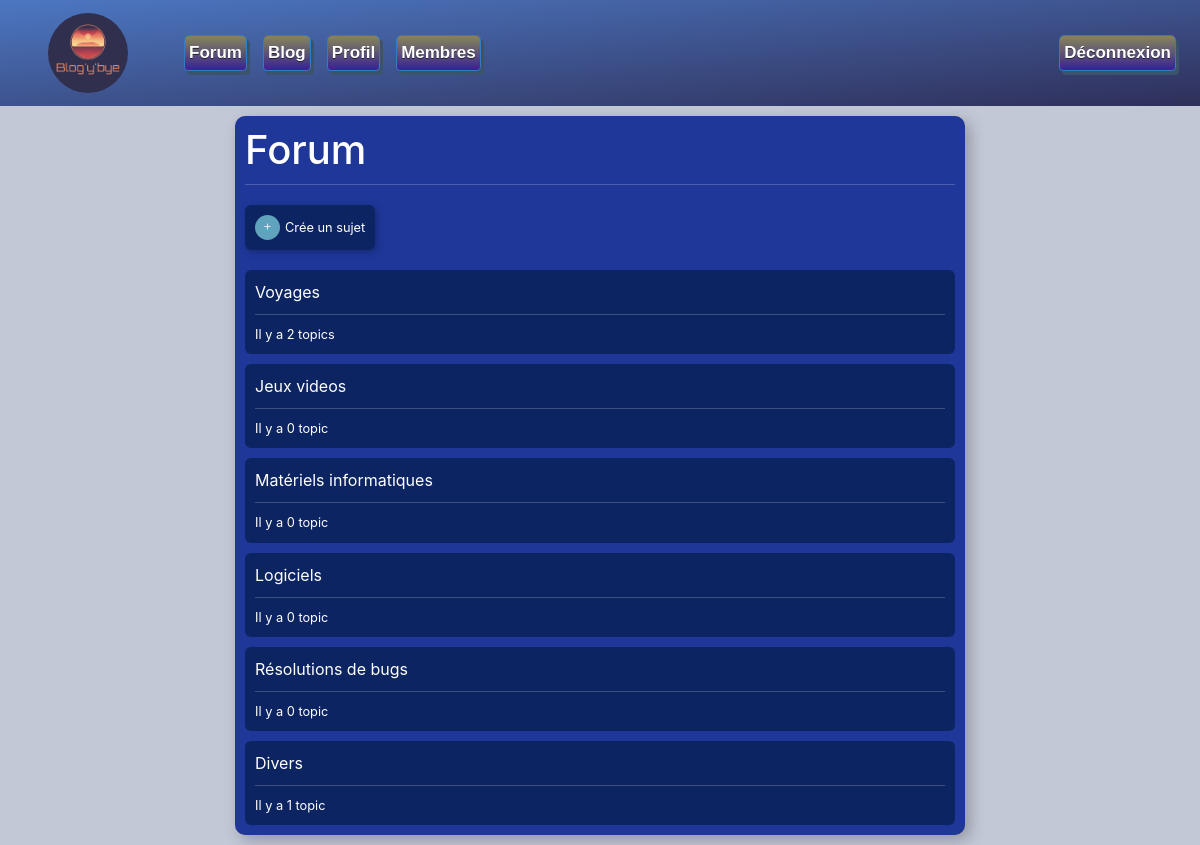
The page /views/_forum/forum (signed in) on the database its author committed.
### tables this page shows
CREATE TABLE IF NOT EXISTS `forum` (
  `id` int(11) NOT NULL AUTO_INCREMENT,
  `titre` varchar(50) NOT NULL,
  `libelle` varchar(50) NOT NULL,
  `date_creation` datetime NOT NULL,
  `ordre` int(255) NOT NULL,
  PRIMARY KEY (`id`)
);

### views/_forum/forum.php (the view, shortened to what this page needs)
<?php
	require_once('../../include.php');
	$req = $DB->prepare("SELECT *
		FROM forum
		ORDER BY ordre");
	$req->execute();
	$req_forum = $req->fetchAll();
?>
<!doctype html>
<html lang="fr">
	<head>
		<?php
			require_once('../../components/header/head.php');
		?>
	</head>
	<body>
		<?php
			require_once('../../components/menu/navbar.php');
		?>
		<div class="container">
			<div class="row">
				<div class="col-2"></div>
				<div class="col-8">
					<div class="forum__body">
						<h1 class="forum__h1">Forum</h1>
						<div class="forum__body__btn">
							<a href="creer-topic.php" class="forum__btn__create">
								<i class="bi bi-plus btn__create"></i> Crée un sujet
							</a>
						</div>
						<?php
							foreach($req_forum as $rf){
								$req = $DB->prepare("SELECT COUNT(id) AS NbCommentaire
									FROM topic
									WHERE id_forum = ?");
								$req->execute([$rf['id']]);
								$req_nb_topic = $req->fetch();
								$nb_topic = $req_nb_topic['NbCommentaire'];
								if($nb_topic > 1){
									$lib_nb_topic = "Il y a " . $nb_topic . ' topics';
								}else{
									$lib_nb_topic = "Il y a " . $nb_topic . ' topic';
								}
						?>
						<diV class="topics_list" >
						<a href="liste-topics.php?id=<?= $rf['id'] ?>" class="list__link__forum">
							<div class="list__cat__forum">
								<div><?= $rf['titre'] ?></div>
								<div class="list__footer__forum">
									<div>
										<?= $lib_nb_topic ?>
									</div>
								</div>
							</div>
						</a>
						<?php
							}
						?>
						</div>
					</div>
				</div>
			</div>
		</div>
	</body>
</html>

### assets/css/new-style.css (style rules this page uses)
body { background: #c2c8d6 !important; }
p ,h1, div, .button-custom { color: white !important; }
body { background: #0c2461; color: white; }
.forum__body { background: #1e3799; margin: 10px 0; padding: 10px; border-radius: 10px; box-shadow: 5px 5px 15px rgba(0, 0, 0, 0.25); }
.forum__h1 { margin-bottom: 0; padding-bottom: 10px; border-bottom: 1px solid rgba(255, 255, 255, 0.2); }
.list__cat__forum { background: #0c2461; border-radius: 6px; margin-top: 10px; padding: 10px; }
.list__link__forum { color: white; text-decoration: none; }
.list__footer__forum { display: flex; justify-content: space-between; flex-wrap: wrap; font-size: 0.8rem; padding-top: 10px; margin-top: 10px; border-top: 1px solid rgba(255, 255, 255, 0.2); }
.forum__body__btn { display: flex; margin: 20px 0; }
.forum__btn__create { background: #0c2461; color: white; display: flex; align-items: center; cursor: pointer; border: 0; padding: 10px; border-radius: 6px; font-size: 0.8rem; text-decoration: none; box-shadow: 2px 2px 7px rgba(0, 0, 0, 0.25); transition: all 0.5s ease; }
.forum__btn__create i { margin-right: 5px; }
.forum__btn__create i.btn__create { background: #60a3bc; display: flex; justify-content: center; align-items: center; width: 25px; height: 25px; border-radius: 50%; }

### rows shown on the page
forum: titre "Voyages", lib_nb_topic "Il y a 2 topics"
forum: titre "Jeux videos", lib_nb_topic "Il y a 0 topic"
forum: titre "Matériels informatiques", lib_nb_topic "Il y a 0 topic"
forum: titre "Logiciels", lib_nb_topic "Il y a 0 topic"
forum: titre "Résolutions de bugs", lib_nb_topic "Il y a 0 topic"
forum: titre "Divers", lib_nb_topic "Il y a 1 topic"
